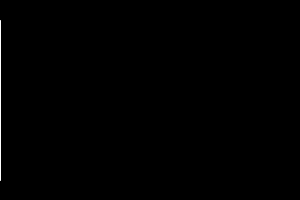
Frame 1 (no input)
Frame 60 (the mouse pressed at the canvas centre just before this capture): blank canvas, image omitted
Frame 120 (the mouse held since frame 60 and released just before this capture): blank canvas, image omitted

The Processing sketch that drew this single still picture (run headless with seeded random() and noise(); from frame 60 on, the mouse is pressed at the canvas centre):

// Processing sketch: animLineRealFrameRate
// ── animLineRealFrameRate.pde
// Infinite line animation.
//*/////////////////////////

void setup() 
{
  size(300,200);
  frameRate(9999); //Unrealistic :-)
}

int pos = 0; ///< GLOBAL VARIABLE

void draw() 
{ //extern pos; //used global variable `pos`.
  background(0);
  stroke(255);
  line(pos, 20, pos, height-20 );
  pos++;
  
  if (pos > width) // already outside the window?
  {
    pos = 0; // go back to initial position!
    println(frameRate); // Real frame rate in last cycle
  }
}

/// @date 2026 ( → https://github.com/borkowsk/bookProcessingEN)
